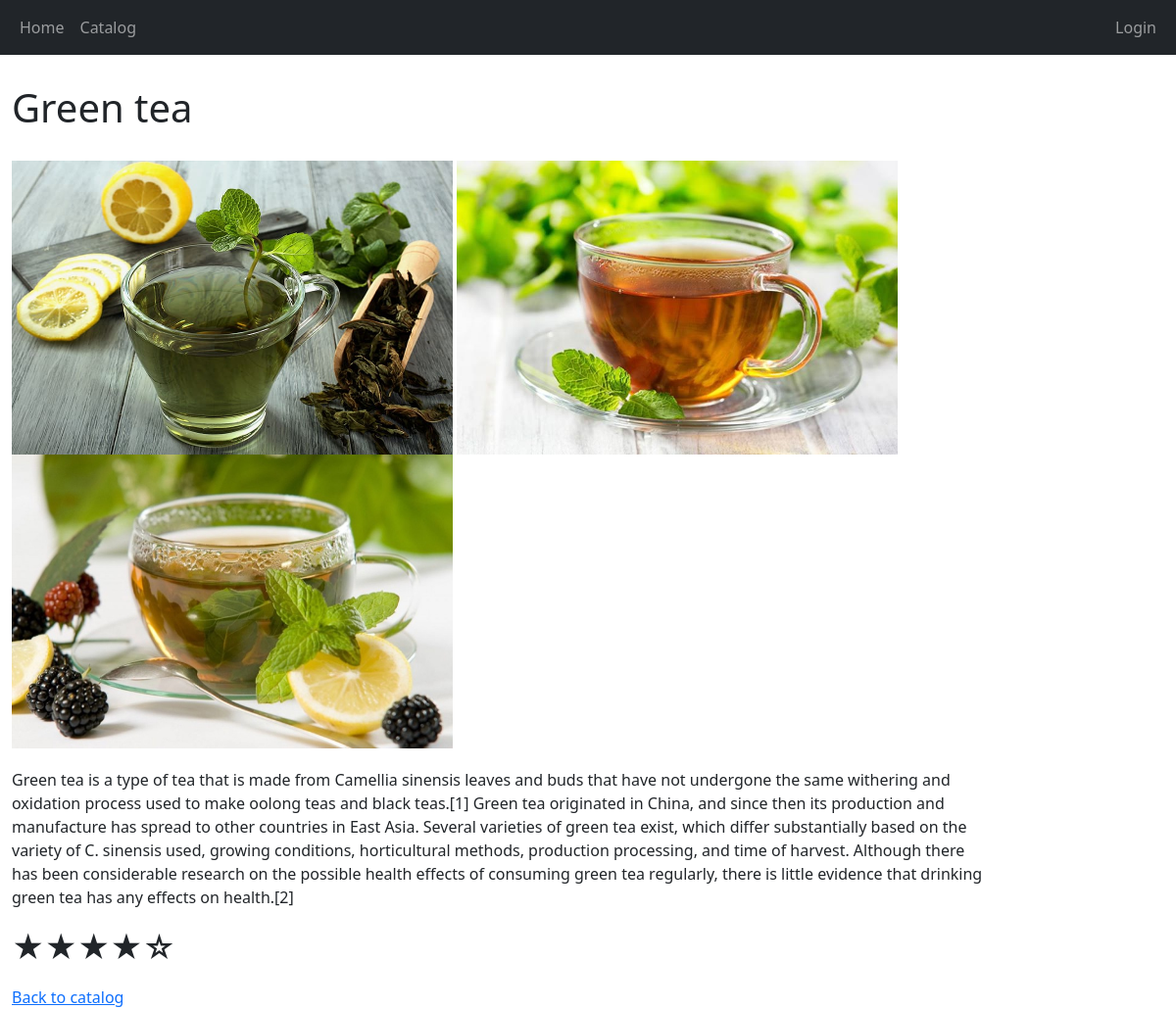
/greentea/, run on the app's committed database.
### server/models.py (models this page shows, shortened)
class Product(models.Model):
    title = models.CharField("Название", max_length=255)
    price = models.IntegerField("Цена")
    description = models.TextField("Описание", default="")
    image = models.ImageField("Фотография", null=True, upload_to='products')
    image2 = models.ImageField("Фотография", null=True, upload_to='products')
    image3 = models.ImageField("Фотография", null=True, upload_to='products')
    reiting = models.FloatField("Рейтинг", default=0)
    class Meta:
        verbose_name = 'Товар'
        verbose_name_plural = 'Товары'

### server/views.py (the view)
# urls.py: path('greentea/', views.greentea),
def greentea(request):
    product2 = Product.objects.get(id=4)
    return render(
        request,
        'server/tea/greentea.html',
        context={
            'product2': product2
        }
    )

### cart/context_processors.py (called while the page is built)
def cart(request):
    return {'cart': Cart(request)}

### server/context_processors.py (called while the page is built)
def basket_items_count(request):
    if request.user.is_authenticated:
        return {
            "basket_items": Basket.objects.filter(client=request.user).count()
        }
    return {
            "basket_items": "0"
        }

### server/templates/server/tea/greentea.html (shortened to what this page needs)
{% extends 'server/base.html' %}
{% block content %}
<body>
    <div>
        <h1>{{ product2.title }}</h1>
        <img src="{{ product2.image.url }}" alt="" width="400">
        <img src="{{ product2.image2.url }}" alt="" width="400">
        <img src="{{ product2.image3.url }}" alt="" width="400">
        <div id="text">
            <p>{{ product2.description }}</p>
        </div>
        <h2><p>&#9733;&#9733;&#9733;&#9733;&#9734;</p></h2>
         <a href="catalog/">Back to catalog</a>
    </div>
{% endblock %}

### server/templates/server/tea/greentea.html (style rules this page uses)
#text { width: 1000px; }
img { height: 300px; width: 450px; }
p { margin-top: 20px; margin-bottom: 20px; }
h1 { margin-top: 30px; margin-bottom: 30px; }

### data on the page
Product: title "Green tea", image (picture), image2 (picture), image3 (picture), description "Green tea is a type of tea that is made from Camellia sinensis leaves and buds that have not undergone the same withering and oxidation process used to make oolong teas and black teas.[1] Green tea originated in China, and since then its production and manufacture has spread to other countries in East Asia. Several varieties of green tea exist, which differ substantially based on the variety of C. sinensis used, growing conditions, horticultural methods, production processing, and time of harvest. Although there has been considerable research on the possible health effects of consuming green tea regularly, there is little evidence that drinking green tea has any effects on health.[2]"
